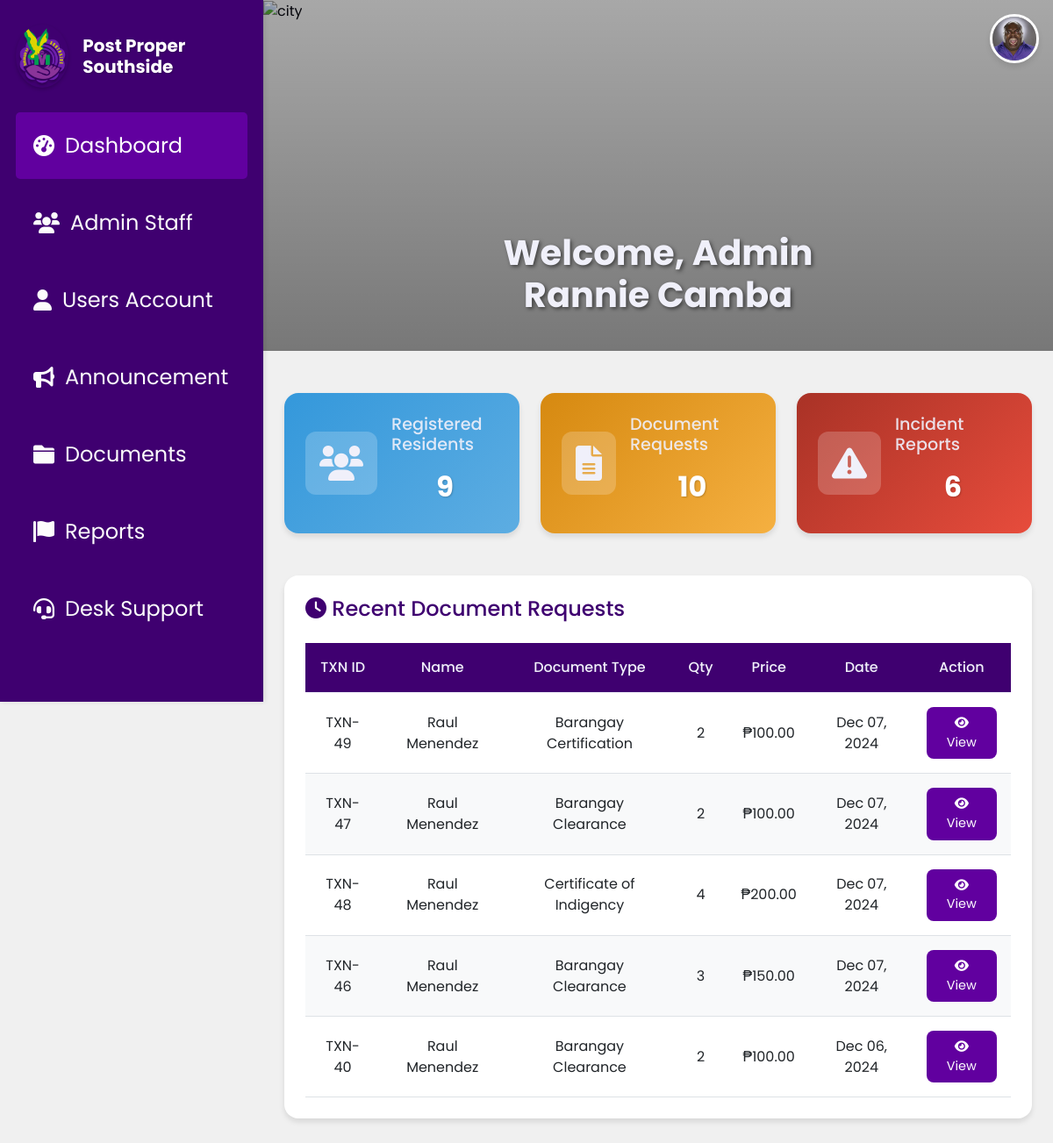
/dashboard.php (signed in), run on an earlier commit of the app's database.
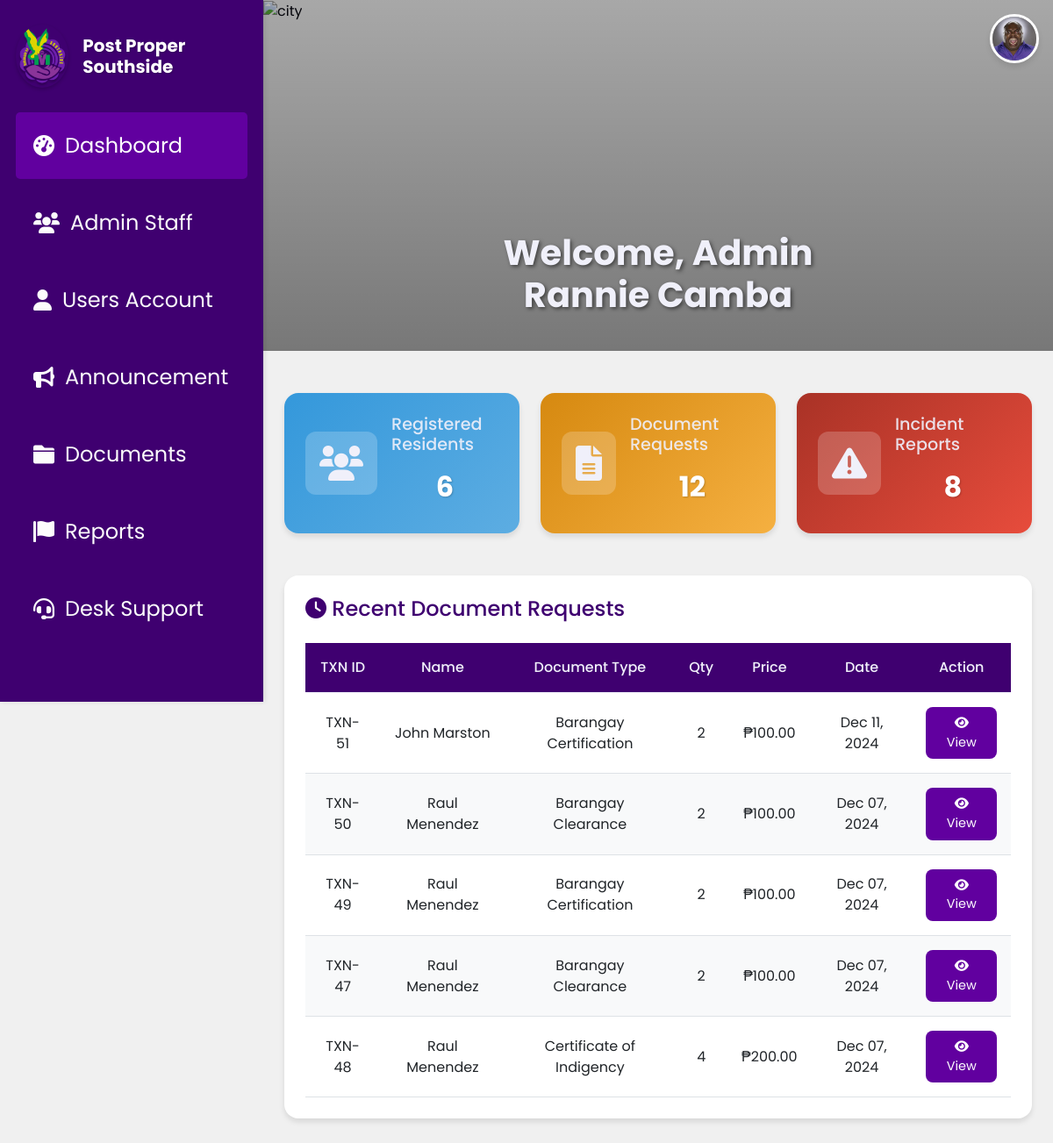
And on a later commit of the database.
### tables this page shows
CREATE TABLE `document_requests` (
  `Id` int(11) NOT NULL,
  `userId` int(11) DEFAULT NULL,
  `DocumentType` varchar(100) NOT NULL DEFAULT 'Barangay Clearance',
  `Name` varchar(255) NOT NULL,
  `Address` varchar(255) DEFAULT NULL,
  `TIN_No` varchar(50) DEFAULT NULL,
  `CTC_No` varchar(50) DEFAULT NULL,
  `Alias` varchar(100) DEFAULT NULL,
  `Age` int(11) DEFAULT NULL,
  `birthday` varchar(10) DEFAULT NULL,
  `PlaceOfBirth` varchar(255) DEFAULT NULL,
  `Occupation` varchar(255) DEFAULT NULL,
  `LengthOfStay` int(11) DEFAULT NULL,
  `Citizenship` varchar(100) DEFAULT NULL,
  `Gender` varchar(10) DEFAULT NULL,
  `CivilStatus` varchar(50) DEFAULT NULL,
  `Purpose` text DEFAULT NULL,
  `Status` enum('pending','approved','rejected','cancelled','OVERDUE') DEFAULT 'pending',
  `Quantity` int(11) DEFAULT NULL,
  `DateRequested` varchar(255) DEFAULT NULL,
  `valid_id` longtext NOT NULL,
  `valid_id_front` longtext DEFAULT NULL,
  `valid_id_back` longtext DEFAULT NULL,
  `request_picture` longtext NOT NULL,
  `rejection_reason` varchar(255) NOT NULL,
  `cancellation_reason` varchar(255) DEFAULT NULL,
  `pickup_status` enum('pending','picked_up') DEFAULT 'pending',
  `date_approved` datetime DEFAULT NULL
);

### dashboard.php (the view, shortened to what the changed rows need)
<?php
require 'db.php';
$queries = [
    'residents' => "SELECT COUNT(*) AS count FROM user_accounts",
    'documents' => "SELECT COUNT(*) AS count FROM document_requests",
    'incidents' => "SELECT COUNT(*) AS count FROM incident_reports",
    'recent_requests' => "SELECT * FROM document_requests ORDER BY DateRequested DESC LIMIT 5"
];
$stats = [];
foreach ($queries as $key => $query) {
    try {
        $result = $conn->query($query)->fetch(PDO::FETCH_ASSOC);
        $stats[$key] = ($key === 'recent_requests') ? $conn->query($query)->fetchAll(PDO::FETCH_ASSOC) : $result['count'];
    } catch (PDOException $e) {
        $stats[$key] = ($key === 'recent_requests') ? [] : 0;
    }
}
?>
<!DOCTYPE html>
<html lang="en">
<head>
    <link href="https://cdn.jsdelivr.net/npm/bootstrap@5.0.2/dist/css/bootstrap.min.css" rel="stylesheet">
    <link href="https://cdnjs.cloudflare.com/ajax/libs/font-awesome/6.5.1/css/all.min.css" rel="stylesheet">
    <link href="css/DashboardStyle.css" rel="stylesheet">
</head>
<body>
    <?php include 'sidebar.php'; ?>
    <div class="main-content">
        <div class="header-section">
            <h1 class="welcome-text">Welcome, Admin <?php echo htmlspecialchars($_SESSION['name']); ?></h1>
        </div>
        <div class="container mt-5 px-4">
            <div class="row stats-container g-4">
                <div class="col-md-4">
                    <div class="stat-card resident">
                        <div class="stat-info">
                            <h5>Registered Residents</h5>
                            <h3><?php echo $stats['residents']; ?></h3>
                        </div>
                    </div>
                </div>
                <div class="col-md-4">
                    <div class="stat-card documents">
                        <div class="stat-info">
                            <h5>Document Requests</h5>
                            <h3><?php echo $stats['documents']; ?></h3>
                        </div>
                    </div>
                </div>
                <div class="col-md-4">
                    <div class="stat-card reports">
                        <div class="stat-info">
                            <h5>Incident Reports</h5>
                            <h3><?php echo $stats['incidents']; ?></h3>
                        </div>
                    </div>
                </div>
            </div>
            <div class="table-section mt-5">
                <div class="table-responsive">
                    <table class="table">
                        <thead>
                            <tr>
                                <th>TXN ID</th>
                                <th>Name</th>
                                <th>Document Type</th>
                                <th>Qty</th>
                                <th>Price</th>
                                <th>Date</th>
                                <th>Action</th>
                            </tr>
                        </thead>
                        <tbody>
                            <?php foreach ($stats['recent_requests'] as $request): ?>
                                <tr>
                                    <td>TXN-<?php echo htmlspecialchars($request['Id']); ?></td>
                                    <td><?php echo htmlspecialchars($request['Name']); ?></td>
                                    <td><?php echo htmlspecialchars($request['DocumentType']); ?></td>
                                    <td><?php echo htmlspecialchars($request['Quantity']); ?></td>
                                    <td>₱<?php echo number_format($request['Quantity'] * 50, 2); ?></td>
                                    <td><?php echo date('M d, Y', strtotime($request['DateRequested'])); ?></td>
                                    <td>
                                        <button class="view-btn" onclick="viewDetails(<?php echo htmlspecialchars(json_encode($request)); ?>)">
                                            <i class="fas fa-eye"></i> View
                                        </button>
                                    </td>
                                </tr>
                            <?php endforeach; ?>
                        </tbody>
                    </table>
                </div>
            </div>
        </div>
    </div>
</body>
</html>

What changed in the data, as far as the page shows it:
no longer on this page (row edited): document_requests: Id "46", Name "Raul Menendez", DocumentType "Barangay Clearance", Quantity "3", $request['Quantity']*50 "150.00", DateRequested "Dec 07, 2024"
no longer on this page (row edited): document_requests: Id "40", Name "Raul Menendez", DocumentType "Barangay Clearance", Quantity "2", $request['Quantity']*50 "100.00", DateRequested "Dec 06, 2024"
added document_requests: Id "51", Name "John Marston", DocumentType "Barangay Certification", Quantity "2", $request['Quantity']*50 "100.00", DateRequested "Dec 11, 2024"
added document_requests: Id "50", Name "Raul Menendez", DocumentType "Barangay Clearance", Quantity "2", $request['Quantity']*50 "100.00", DateRequested "Dec 07, 2024"
Also different on the page:
$stats['residents']: "9" → "6"
$stats['documents']: "10" → "12"
$stats['incidents']: "6" → "8"
